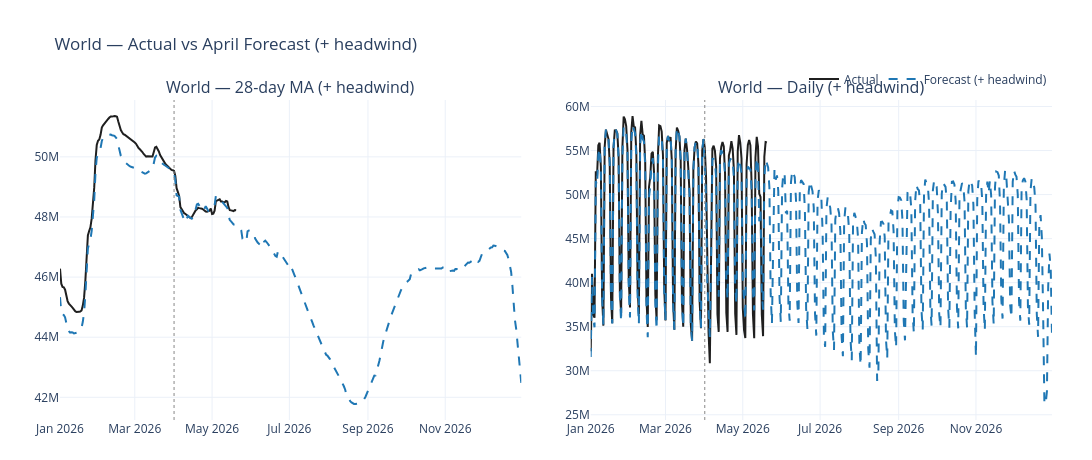

Notebook code cell kept with this figure:
### Markdown cell above
## 1. World total

Sum across all countries. The forecast curve has the linear-ramp headwind applied (reaching -1.5M desktop DAU at 2026-12-15). Vertical dotted line marks the forecast start (2026-04-01).

### Code cell
# [plot-world]
fig = plot_entities([world], "World — Actual vs April Forecast (+ headwind)")
fig.show()

### Figure 1 — Plotly figure (JSON) as saved in the notebook; plotly's stock layout.template omitted (floating-point values rounded to 4 significant figures; data arrays with more than 128 entries replaced by an {"elided": "..."} marker saying what was removed)
{"data": [{"hovertemplate": "%{x|%Y-%m-%d}<br>Actual: %{y:,.0f}<extra></extra>", "legendgroup": "actual", "line": {"color": "#1f1f1f", "width": 2}, "mode": "lines", "name": "Actual", "showlegend": true, "type": "scatter", "x": {"elided": "140 str values"}, "xaxis": "x", "y": {"elided": "140 float values"}, "yaxis": "y"}, {"hovertemplate": "%{x|%Y-%m-%d}<br>Forecast: %{y:,.0f}<extra></extra>", "legendgroup": "forecast", "line": {"color": "#1f77b4", "dash": "dash", "width": 2}, "mode": "lines", "name": "Forecast (+ headwind)", "showlegend": true, "type": "scatter", "x": {"elided": "365 str values"}, "xaxis": "x", "y": {"elided": "365 float values"}, "yaxis": "y"}, {"hovertemplate": "%{x|%Y-%m-%d}<br>Actual: %{y:,.0f}<extra></extra>", "legendgroup": "actual", "line": {"color": "#1f1f1f", "width": 2}, "mode": "lines", "name": "Actual", "showlegend": false, "type": "scatter", "x": {"elided": "140 str values"}, "xaxis": "x2", "y": {"elided": "140 int values"}, "yaxis": "y2"}, {"hovertemplate": "%{x|%Y-%m-%d}<br>Forecast: %{y:,.0f}<extra></extra>", "legendgroup": "forecast", "line": {"color": "#1f77b4", "dash": "dash", "width": 2}, "mode": "lines", "name": "Forecast (+ headwind)", "showlegend": false, "type": "scatter", "x": {"elided": "365 str values"}, "xaxis": "x2", "y": {"elided": "365 float values"}, "yaxis": "y2"}], "layout": {"annotations": [{"font": {"size": 16}, "showarrow": false, "text": "World — 28-day MA (+ headwind)", "x": 0.2325, "xanchor": "center", "xref": "paper", "y": 1, "yanchor": "bottom", "yref": "paper"}, {"font": {"size": 16}, "showarrow": false, "text": "World — Daily (+ headwind)", "x": 0.7675, "xanchor": "center", "xref": "paper", "y": 1, "yanchor": "bottom", "yref": "paper"}], "height": 460, "hovermode": "x unified", "legend": {"orientation": "h", "x": 1, "xanchor": "right", "y": 1.02, "yanchor": "bottom"}, "margin": {"b": 40, "l": 60, "r": 40, "t": 100}, "shapes": [{"line": {"color": "#888", "dash": "dot", "width": 1}, "type": "line", "x0": "2026-04-01T00:00:00", "x1": "2026-04-01T00:00:00", "xref": "x", "y0": 0, "y1": 1, "yref": "y domain"}, {"line": {"color": "#888", "dash": "dot", "width": 1}, "type": "line", "x0": "2026-04-01T00:00:00", "x1": "2026-04-01T00:00:00", "xref": "x2", "y0": 0, "y1": 1, "yref": "y2 domain"}], "title": {"text": "World — Actual vs April Forecast (+ headwind)"}, "width": 1300, "xaxis": {"anchor": "y", "domain": [0, 0.465], "range": ["2026-01-01T00:00:00", "2026-12-31T00:00:00"]}, "xaxis2": {"anchor": "y2", "domain": [0.535, 1.0], "range": ["2026-01-01T00:00:00", "2026-12-31T00:00:00"]}, "yaxis": {"anchor": "x", "domain": [0, 1], "tickformat": "~s"}, "yaxis2": {"anchor": "x2", "domain": [0, 1], "tickformat": "~s"}}}
